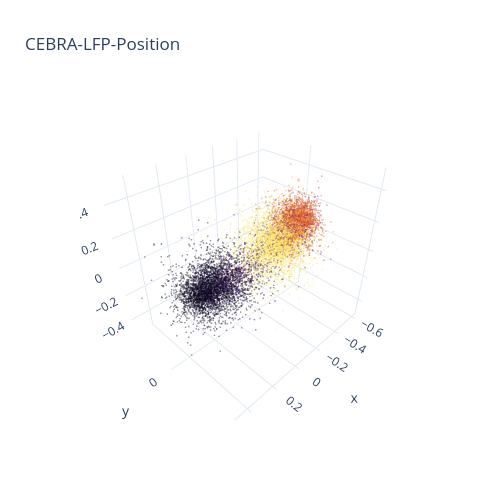

The code cell stored with this chart in its notebook:
### Code cell
fig = cebra.integrations.plotly.plot_embedding_interactive(LFP_position_embedding, embedding_labels=bin_linear_pos, title = "CEBRA-LFP-Position", cmap = "inferno")
fig.show()

### Figure 1 — Plotly figure (JSON) as saved in the notebook; plotly's stock layout.template omitted (floating-point values rounded to 4 significant figures; data arrays with more than 128 entries replaced by an {"elided": "..."} marker saying what was removed)
{"data": [{"marker": {"color": {"elided": "10235 float values"}, "colorscale": [[0, "rgb(0, 0, 3)"], [0.1, "rgb(22, 11, 57)"], [0.2, "rgb(65, 9, 103)"], [0.3, "rgb(106, 23, 110)"], [0.4, "rgb(147, 37, 103)"], [0.5, "rgb(187, 55, 84)"], [0.6, "rgb(220, 80, 57)"], [0.7, "rgb(243, 119, 25)"], [0.8, "rgb(251, 164, 10)"], [0.9, "rgb(245, 215, 69)"], [1, "rgb(252, 254, 164)"]], "opacity": 0.4, "size": 1}, "mode": "markers", "name": "[-104.58237375 -104.58237375 -104.58237375 ...   -0.88014993   -3.426926\n   -2.97290225]", "type": "scatter3d", "x": {"elided": "10235 float values"}, "y": {"elided": "10235 float values"}, "z": {"elided": "10235 float values"}}], "layout": {"height": 500, "showlegend": false, "title": {"text": "CEBRA-LFP-Position"}, "width": 500}}
